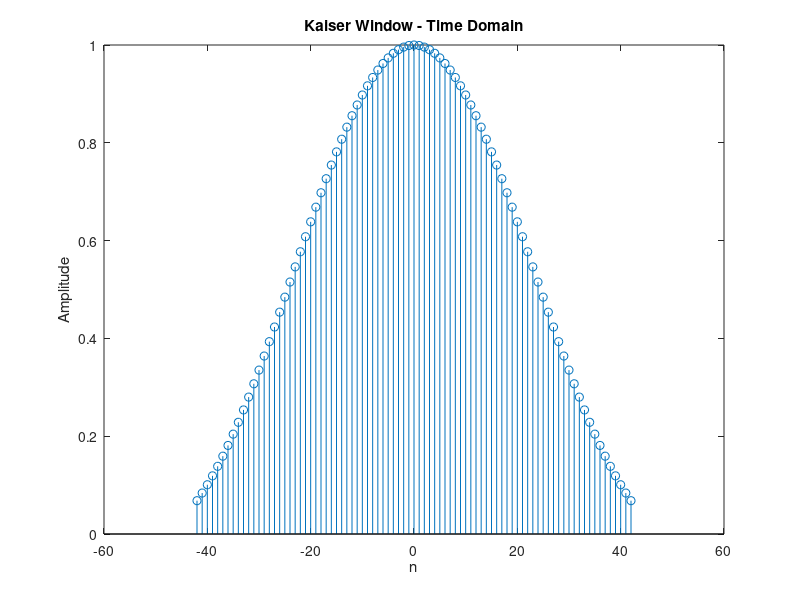
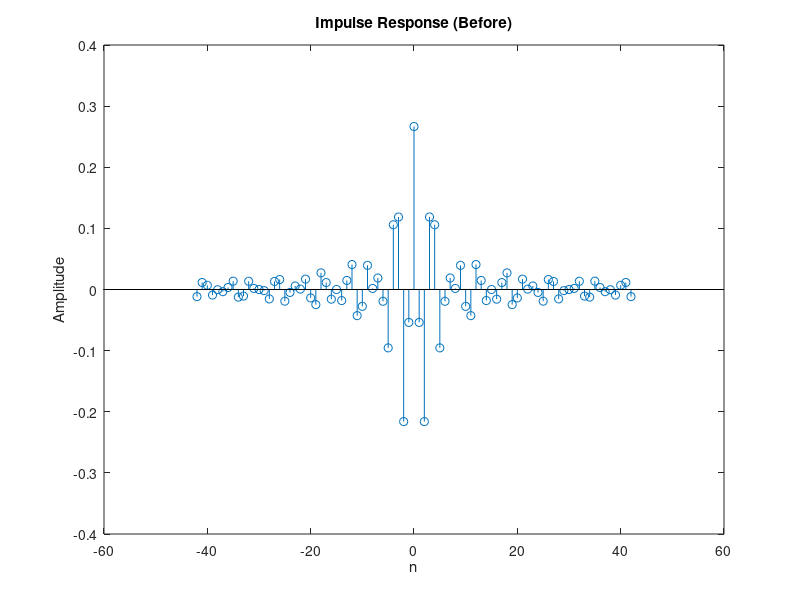

Here is the MATLAB script that generated these plots, in order: (Note: this script raises an error after producing the figures.)
m1 = 2;
m2 = 4;
m3 = 3;
%% Specifications

TAp = 0.05+0.01*m1; % dB max passband ripple
TAa = 40+m2; %dB min stopband attenuation
wp1 = m3*100+400; %rad/s lower passband edge
wp2 = m3*100+700; %rad/s upper passband edge
wa1 = m3*100+250; %rad/s lower stopband edge
wa2 = m3*100+800; %rad/s upper stopband edge
ws = 2*(m3*100+1200); %sampling freqency

bt1 = wp1-wa1; %lower transition width
bt2 = wa2-wp2; % upper transisiton width
bt = min(bt1,bt2); %critical transition width
wc1 = wp1-bt/2; % lower cutoff frequency
wc2 = wp2+bt/2; % upper cutoff frequency
T = 2*pi/ws; % sampling period

deltaP = (10^(0.05*TAp) - 1)/ (10^(0.05*TAp) + 1); % calculating delta
deltaA = 10^(-0.05*TAa);
delta = min(deltaP,deltaA);
Aa = -20*log10(delta); % Actual stopband attenuation

%% Calculating Alpha

if Aa<=21 % Calculating alpha
    alpha = 0;
elseif Aa>21 && Aa<= 50
    alpha = 0.5842*(Aa-21)^0.4 + 0.07886*(Aa-21);
else
    alpha = 0.1102*(Aa-8.7);
end

%% Calculating D

if Aa <= 21 % Calculating D
    D = 0.9222;
else
    D = (Aa-7.95)/14.36;
end

%% Choosing N

N = ceil(ws*D/bt +1); % order of the filter
if rem(N,2) == 0
    N = N+1;
end
n = -(N-1)/2:1:(N-1)/2; % length of the filter
beta = alpha*sqrt(1-(2*n/(N-1)).^2); %Calculating beta

%% Calculating I_alpha and I_beta

limit = 50;
Ialpha = 1;
for k = 1:limit
    temp = (1/factorial(k)*(alpha/2).^k).^2;
    Ialpha = Ialpha + temp;
end

Ibeta = 1;
k = 1;
for k = 1:limit
    temp = (1/factorial(k)*(beta/2).^k).^2;
    Ibeta = Ibeta + temp;
end

wknt = Ibeta/Ialpha;
figure
stem(n,wknt)
xlabel('n')
ylabel('Amplitude')
title('Kaiser Window - Time Domain');

%% Impulse Response Before window

nleft = -(N-1)/2:-1;
hntleft = 1./(nleft*pi).*(sin(wc2*nleft*T)-sin(wc1*nleft*T));
nright = 1:(N-1)/2;
hntright = 1./(nright*pi).*(sin(wc2*nright*T)-sin(wc1*nright*T));
hnt0 = 2/ws*(wc2-wc1);
hnt = [hntleft,hnt0,hntright];
figure
stem(n,hnt)
xlabel('n')
ylabel('Amplitude')
title(strcat(['Impulse Response (Before)']));

filter = hnt.*wknt;
fvtool(filter)
figure
[h,f] = freqz(filter);
w = f/T;
h = 20*log10(abs(h));
plot(w,h)
xlabel('Frequency (rad/s)')
ylabel('Magnitude (dB)')
title(strcat(['Filter Response - Kaiser Window - Frequency Domain']));

figure
start = round(length(w)/(ws/2)*wc1);
finish = round((length(w)/(ws/2)*wc2));
wpass = w(start:finish);
hpass = (h(start:finish));
plot(wpass,hpass)
axis([-inf, inf, -0.1, 0.1]);
xlabel('Frequency (rad/s)')
ylabel('Magnitude (dB)')
title('Passband - Frequency Domain');